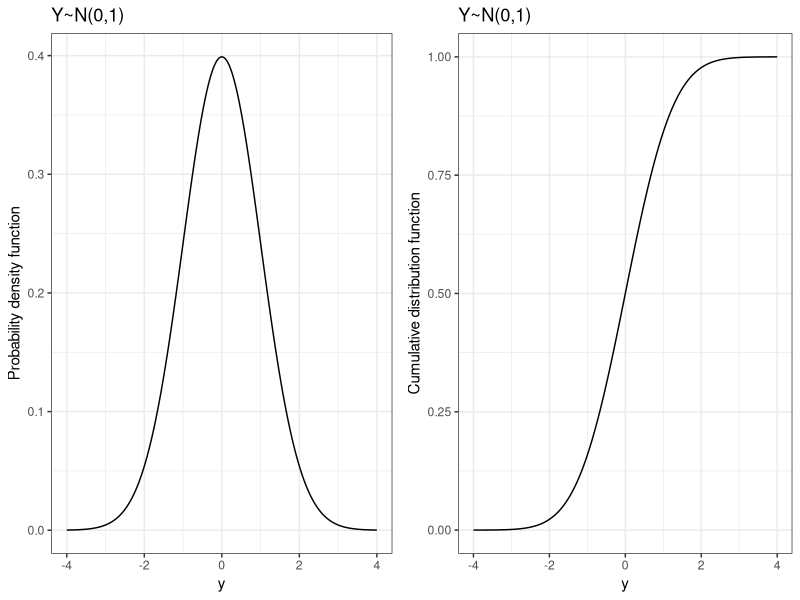
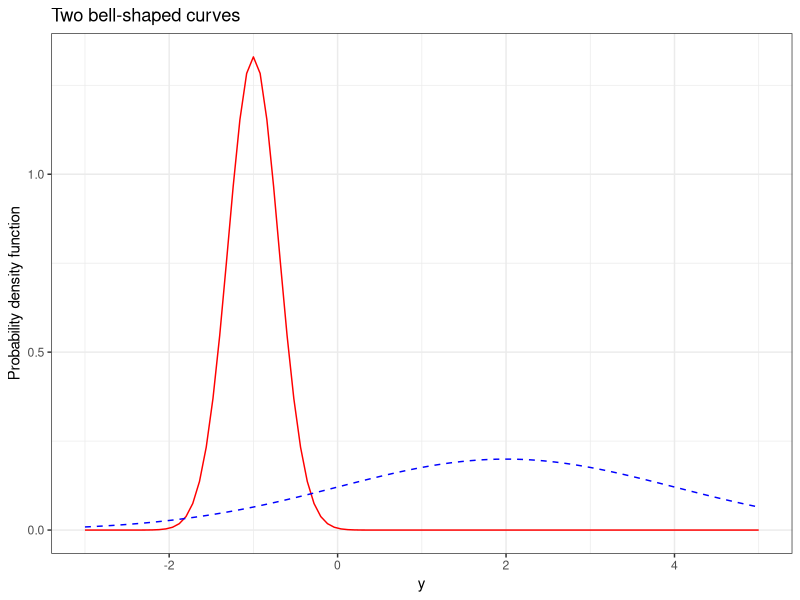
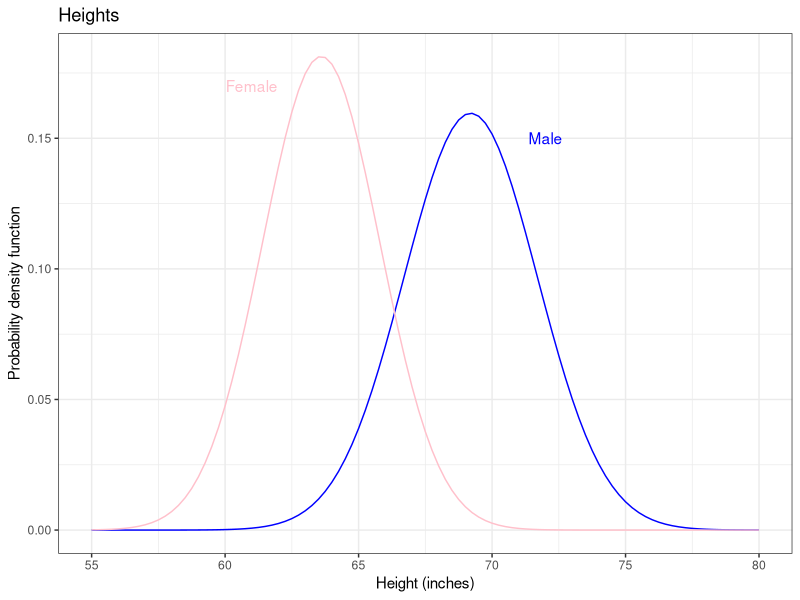
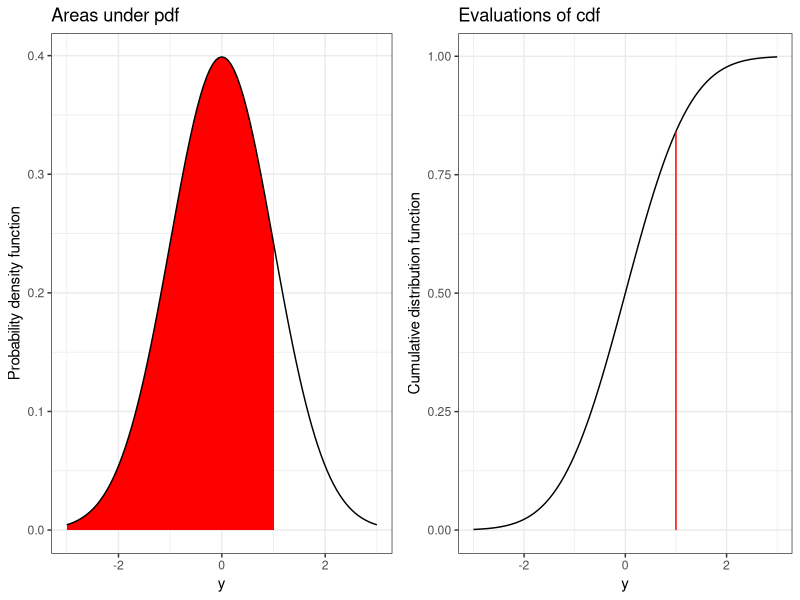
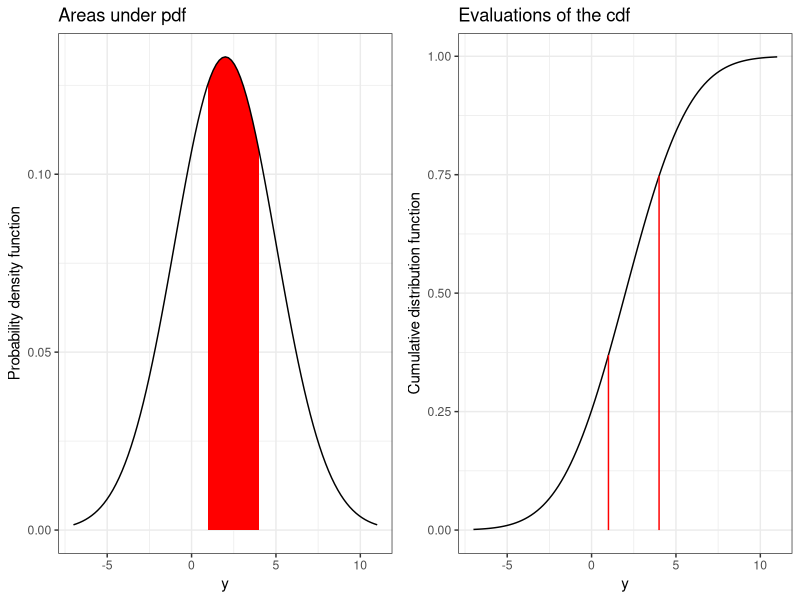
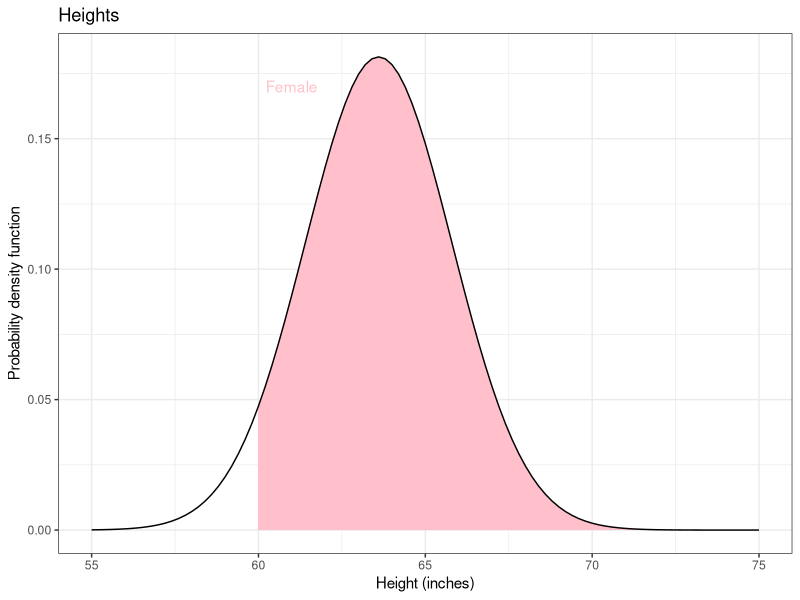
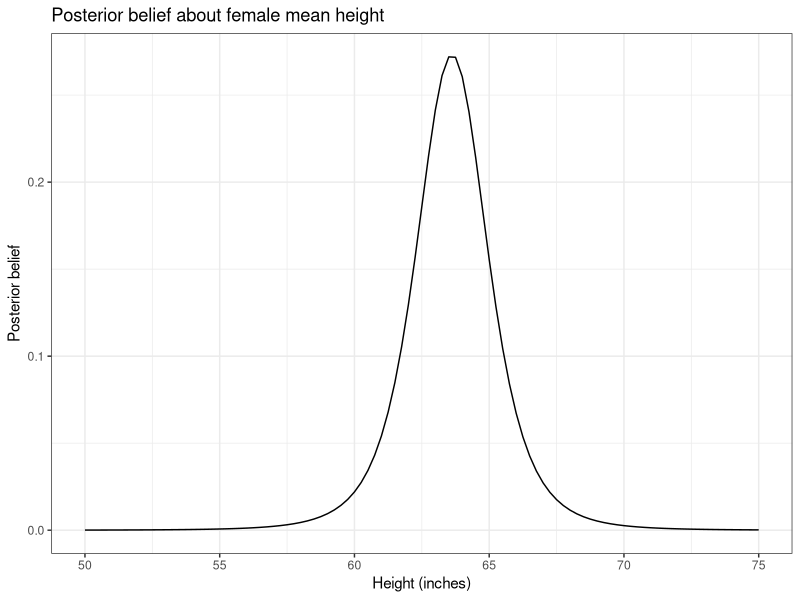

R code for these plots, in order: (Note: this script raises an error after producing the figures.)
## ----libraries, message=FALSE, warning=FALSE, cache=FALSE-------------------------------------------------------------
library("tidyverse"); theme_set(theme_bw())
library("gridExtra")


## ----set_seed, echo=FALSE---------------------------------------------------------------------------------------------
set.seed(20220119)


## ---------------------------------------------------------------------------------------------------------------------
d <- data.frame(y = seq(-4,4,length = 1001)) %>%
  mutate(pdf = dnorm(y), cdf = pnorm(y))

g1 <- ggplot(d, aes(y, pdf)) +
  geom_line() +
  labs(title = "Y~N(0,1)",
       y = "Probability density function")

g2 <- ggplot(d, aes(y, cdf)) +
  geom_line() +
  labs(title = "Y~N(0,1)",
       y = "Cumulative distribution function")

grid.arrange(g1, g2, nrow = 1)


## ---------------------------------------------------------------------------------------------------------------------
ggplot(data.frame(x = seq(-3, 5, length=1001)), aes(x)) +
  stat_function(fun = dnorm, args = list(mean = -1, sd = 0.3), col = "red") +
  stat_function(fun = dnorm, args = list(mean = 2, sd = 2), col = "blue", linetype = 2) +
  labs(title = "Two bell-shaped curves",
       x = "y", y = "Probability density function")


## ---------------------------------------------------------------------------------------------------------------------
d <- tribble(
  ~group, ~mean, ~sd,
  "male", 69.2, 2.5,
  "female", 63.6, 2.2,
)

ggplot(data.frame(x = seq(55, 80, length = 1001)), aes(x=x)) +
  stat_function(fun = dnorm, args = list(mean = 69.2, sd = 2.5), color = "blue") +
  stat_function(fun = dnorm, args = list(mean = 63.6, sd = 2.2), color = "pink") +
  labs(title = "Heights", x = "Height (inches)",
       y = "Probability density function") +
  annotate("text", x = 61, y = 0.17, label = "Female", color = "pink") +
  annotate("text", x = 72, y = 0.15, label = "Male", color = "blue")


## ---------------------------------------------------------------------------------------------------------------------
d <- data.frame(x = seq(-3, 3, length=1001))

g1 <- ggplot(d, aes(x)) +
  stat_function(fun = dnorm, fill = "red", xlim = c(-3, 1), geom="area") +
  stat_function(fun = dnorm) +
  labs(title = "Areas under pdf",
       x = "y", y = "Probability density function")

g2 <- ggplot(d, aes(x)) +
  stat_function(fun = pnorm) +
  geom_segment(data = data.frame(x = 1, y = 0, xend = 1, yend = pnorm(1)),
               aes(x=x, xend=xend, y=y, yend=yend),
               color = "red") +
  labs(title = "Evaluations of cdf",
       x = "y", y = "Cumulative distribution function")

grid.arrange(g1, g2, ncol=2)


## ---------------------------------------------------------------------------------------------------------------------
mn <- 2
s  <- 3

d <- data.frame(x = seq(mn-3*s, mn+3*s, length=1001))

g1 <- ggplot(d, aes(x)) +
  stat_function(fun = dnorm, fill = "red", xlim = c(1, 4), geom="area",
                args = list(mean = mn, sd = s)) +
  stat_function(fun = dnorm, args = list(mean = mn, sd = s)) +
  labs(title = "Areas under pdf",
       x = "y", y = "Probability density function")

g2 <- ggplot(d, aes(x)) +
  stat_function(fun = pnorm,
                args = list(mean = mn, sd = s)) +
  geom_segment(data = data.frame(x = c(1,4), y = 0, xend = c(1,4),
                                 yend = pnorm(c(1,4), mean = mn, sd = s)),
               aes(x=x, xend=xend, y=y, yend=yend),
               color = "red") +
  labs(title = "Evaluations of the cdf",
       x = "y", y = "Cumulative distribution function")

grid.arrange(g1, g2, ncol=2)


## ----echo = TRUE------------------------------------------------------------------------------------------------------
mn <- -3
s  <- 4


## ----echo = TRUE------------------------------------------------------------------------------------------------------
pnorm(0, mean = -3, sd = 4)


## ----echo = TRUE------------------------------------------------------------------------------------------------------
1-pnorm(1, mean = -3, sd = 4)


## ----echo = TRUE------------------------------------------------------------------------------------------------------
mn <- -3
s  <- 4


## ----echo = TRUE------------------------------------------------------------------------------------------------------
pnorm(1, mean = -3, sd = 4) - pnorm(0, mean = -3, sd = 4)


## ---------------------------------------------------------------------------------------------------------------------
ggplot(data.frame(x = seq(55, 75, length = 1001)), aes(x=x)) +
  stat_function(fun = dnorm, args = list(mean = 63.6, sd = 2.2),
                geom = "area", xlim = c(60,75), fill = "pink") +
  stat_function(fun = dnorm, args = list(mean = 63.6, sd = 2.2)) +
  labs(title = "Heights", x = "Height (inches)",
       y = "Probability density function") +
  annotate("text", x = 61, y = 0.17, label = "Female", color = "pink")


## ----echo = TRUE------------------------------------------------------------------------------------------------------
1-pnorm(60, mean = 63.6, sd = 2.2)


## ----echo=TRUE--------------------------------------------------------------------------------------------------------
heights <- c(66.9, 63.2, 58.7, 64.2, 65.1)

length(heights) # number of observations
mean(heights) # sample mean
var(heights)  # sample variance
sd(heights)   # sample standard deviation


## ---------------------------------------------------------------------------------------------------------------------
dlst <- function(x, df, location, scale) {
  dt((x-location)/scale, df = df)/scale
}

ggplot(data.frame(x = seq(50, 75, length = 1001)),
       aes(x=x)) +
  stat_function(fun = dlst,
                args = list(df = length(heights)-1,
                            location = mean(heights),
                            scale = sd(heights)/sqrt(length(heights)))) +
  labs(x = "Height (inches)",
        y = "Posterior belief",
        title = "Posterior belief about female mean height")


## ----echo=TRUE--------------------------------------------------------------------------------------------------------
t.test(heights, conf.level = 0.95)


## ----echo=TRUE--------------------------------------------------------------------------------------------------------
1-pt((60-mean(heights))/sd(heights), df = length(heights)-1)


## ----echo=TRUE, size="scriptsize"-------------------------------------------------------------------------------------
plst <- function(q, df, location, scale) { # location-scale t distribution
  pt( (q-location)/scale, df = df)
}
1-plst(60, df = length(heights)-1, location = mean(heights), scale = sd(heights)/sqrt(length(heights)))


## ---------------------------------------------------------------------------------------------------------------------
set.seed(20220208)
heights <- data.frame(sex = rep(c("male","female"), c(7, 11))) %>%
  mutate(height = ifelse(sex == "female", 63.6, 69.2) +
           rnorm(n()) * ifelse(sex == "female", 2.2, 2.5),
         height = round(height,1))

write_csv(heights, file = "heights.csv")


## ----echo=TRUE--------------------------------------------------------------------------------------------------------
d <- read_csv("heights.csv")

d %>%
  group_by(sex) %>%
  summarize(n = n(),
            mean = mean(height),
            sd = sd(height))


## ---------------------------------------------------------------------------------------------------------------------
s = d %>%
  group_by(sex) %>%
  summarize(n = n(),
            mean = mean(height),
            sd = sd(height))

ggplot(data.frame(x = seq(55,80, length=1001)), aes(x=x)) +
  stat_function(fun = dlst, args = list(df = s$n[s$sex == "female"],
                                        location = s$mean[s$sex == "female"],
                                        scale = s$sd[s$sex == "female"]/sqrt(s$n[s$sex == "female"])),
                color = "pink") +
  stat_function(fun = dlst, args = list(df = s$n[s$sex == "male"],
                                        location = s$mean[s$sex == "male"],
                                        scale = s$sd[s$sex == "male"]/sqrt(s$n[s$sex == "male"])),
                color = "blue") +
  labs(title = "Posterior beliefs about mean height",
       x = "Height (inches)",
       y = "Posterior")


## ----echo=TRUE--------------------------------------------------------------------------------------------------------
rlst <- function(n, df, location, scale) {
  location+scale*rt(n, df = df)
}
n_reps <- 100000
mu_female <- rlst(n_reps, df = 11-1, location = 64.1, scale = 1.59/sqrt(11))
mu_male   <- rlst(n_reps, df =  7-1, location = 71.6, scale = 2.66/sqrt(7))
mean(mu_male > mu_female)


## ----echo=TRUE--------------------------------------------------------------------------------------------------------
a <- 1 - 0.95
quantile(mu_male - mu_female, prob = c(a/2, 1-a/2))


## ----echo=TRUE--------------------------------------------------------------------------------------------------------
d <- read_csv("heights.csv")
t.test(height ~ sex, data = d)
